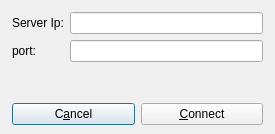
<?xml version="1.0" encoding="UTF-8"?>
<ui version="4.0">
 <class>ConnectDialog</class>
 <widget class="QDialog" name="ConnectDialog">
  <property name="geometry">
   <rect>
    <x>0</x>
    <y>0</y>
    <width>275</width>
    <height>134</height>
   </rect>
  </property>
  <property name="windowTitle">
   <string>Dialog</string>
  </property>
  <widget class="QWidget" name="">
   <property name="geometry">
    <rect>
     <x>12</x>
     <y>12</y>
     <width>251</width>
     <height>113</height>
    </rect>
   </property>
   <layout class="QGridLayout" name="gridLayout">
    <item row="0" column="0">
     <layout class="QFormLayout" name="formLayout">
      <item row="0" column="0">
       <widget class="QLabel" name="label">
        <property name="text">
         <string>Server Ip:</string>
        </property>
       </widget>
      </item>
      <item row="0" column="1">
       <widget class="QLineEdit" name="serverIpLineEdit"/>
      </item>
      <item row="1" column="0">
       <widget class="QLabel" name="label_2">
        <property name="text">
         <string>port:</string>
        </property>
       </widget>
      </item>
      <item row="1" column="1">
       <widget class="QLineEdit" name="serverPortLineEdit"/>
      </item>
     </layout>
    </item>
    <item row="1" column="0">
     <layout class="QHBoxLayout" name="horizontalLayout">
      <item>
       <widget class="QPushButton" name="cancelBtn">
        <property name="text">
         <string>C&amp;ancel</string>
        </property>
       </widget>
      </item>
      <item>
       <widget class="QPushButton" name="connectBtn">
        <property name="text">
         <string>&amp;Connect</string>
        </property>
       </widget>
      </item>
     </layout>
    </item>
   </layout>
  </widget>
  <zorder>label</zorder>
  <zorder>label_2</zorder>
  <zorder>serverIpLineEdit</zorder>
  <zorder>serverPortLineEdit</zorder>
  <zorder>connectBtn</zorder>
  <zorder>cancelBtn</zorder>
  <zorder>connectBtn</zorder>
 </widget>
 <tabstops>
  <tabstop>serverIpLineEdit</tabstop>
  <tabstop>serverPortLineEdit</tabstop>
  <tabstop>connectBtn</tabstop>
  <tabstop>cancelBtn</tabstop>
 </tabstops>
 <resources/>
 <connections/>
</ui>
